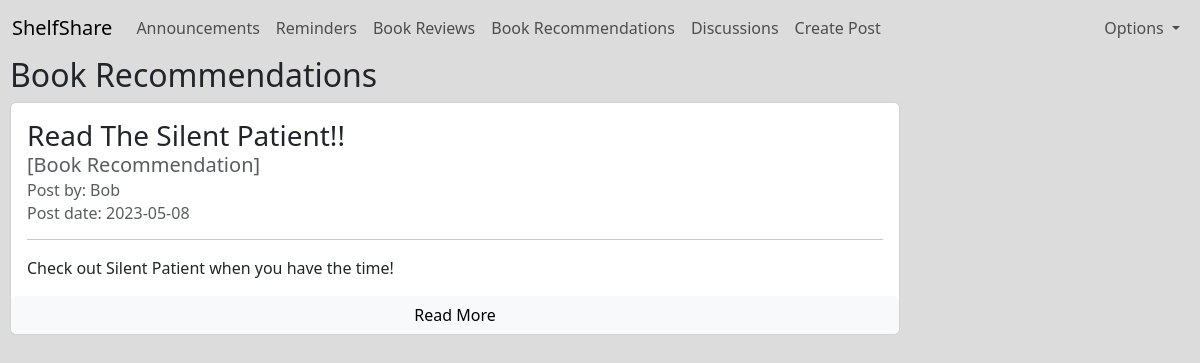
Screenshot of /book_recommendations (signed in) with the database file from the repository.
### tables this page shows
CREATE TABLE posts(
        id INTEGER PRIMARY KEY,
        title VARCHAR(100),
        category TEXT,
        content TEXT,
        datetime TEXT,
        image_name TEXT,
        user_id INTEGER,
        FOREIGN KEY (user_id) REFERENCES users(id) on delete cascade
    );

CREATE TABLE users(
        id INTEGER PRIMARY KEY,
        name TEXT,
        username TEXT,
        country TEXT,
        email TEXT,
        password TEXT
    );

### app.py (the view)
@app.route('/book_recommendations')
@token_required
def book_recommendations():
    db = database_worker("shelfshare.db")
    posts = db.search("SELECT posts.*, users.name FROM posts INNER JOIN users ON posts.user_id = users.id WHERE posts.category = 'Book Recommendation' ORDER BY posts.datetime DESC")
    return render_template('book_recommendations.html', posts=posts)

### app.py (called while the page is built)
def parse_date(value):
    return value.split(' ')[0]

def token_required(f):
    @wraps(f)
    def decorated(*args, **kwargs):
        if 'token' not in session:
            return redirect(url_for('login'))
        try:
            data = jwt.decode(session['token'], token_key, algorithms=['HS256'])
        except:
            return redirect(url_for('login'))
        return f(*args, **kwargs)
    return decorated

### my_lib.py (called while the page is built)
    def search(self, query):
        result = self.cursor.execute(query).fetchall()
        return result

### templates/book_recommendations.html (shortened to what this page needs)
{% extends "base.html" %}
{% block content %}
<div class="col-md-9" style="padding-left: 10px">
    <h2>Book Recommendations</h2>
    {% for post in posts %}
        <div class="card mb-3">
            <div class="card-body">
                <h3 class="card-title mb-1">{{ post[1] }}</h3>
                <h5 class="card-subtitle mb-2 text-muted">[{{ post[2] }}]</h5>
                <h6 class="card-subtitle mb-2 text-muted">Post by: {{ post[-1] }}</h6>
                <h6 class="card-subtitle mb-2 text-muted">Post date: {{ post[4]|parse_date }}</h6>
                <hr>
                <p class="card-text">{{ post[3] }}</p>
            </div>
            <a href="{{ url_for('view_post', post_id=post[0]) }}" class="btn btn-primary btn-light">Read More</a>
        </div>
    {% endfor %}
</div>
{% endblock %}

### static/style.css (style rules this page uses)
.body_index { background-color: #DCDCDD; }

### rows the page displays
posts: title "Read The Silent Patient!!", category "Book Recommendation", name "Bob", datetime "2023-05-08", content "Check out Silent Patient when you have the time!"
